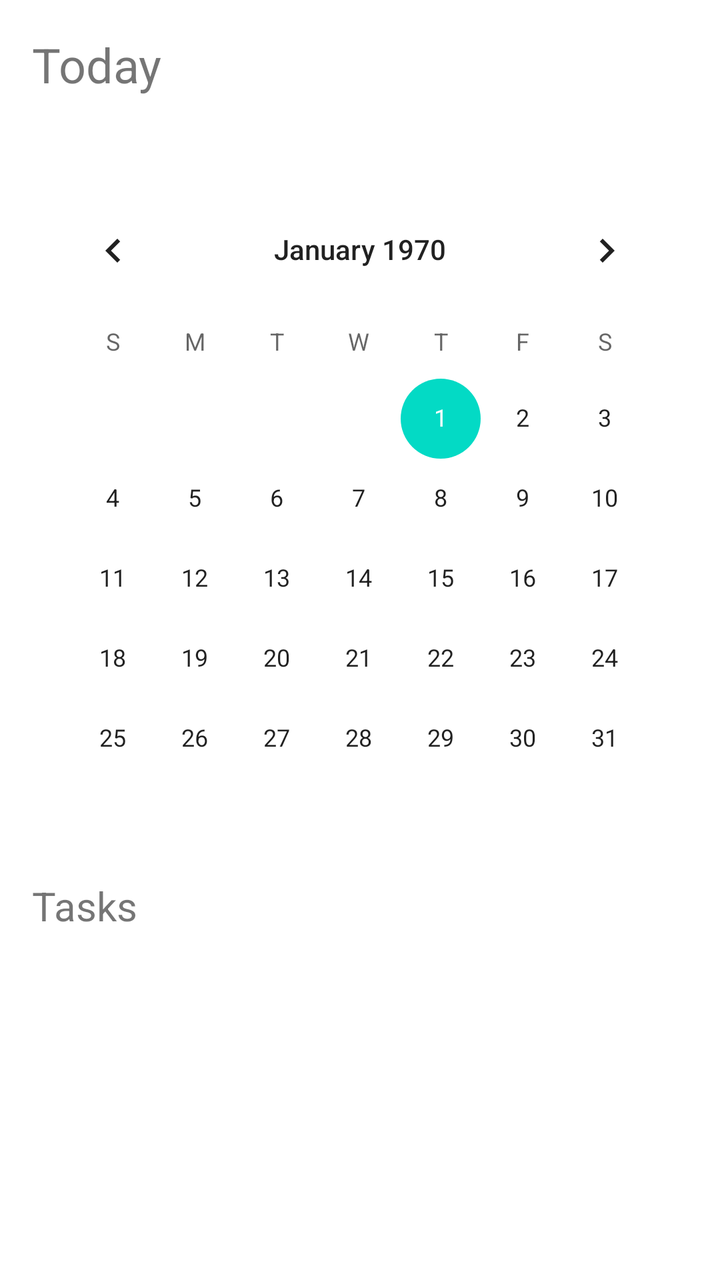
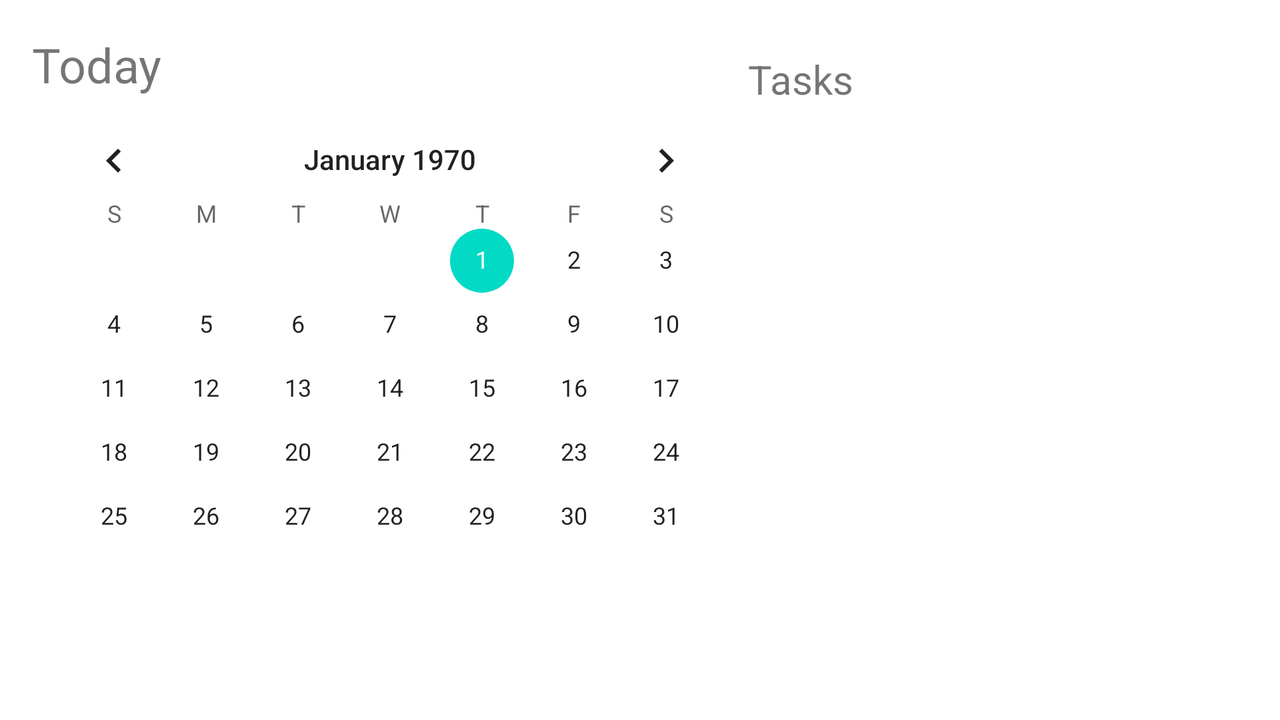

One screen, two layout resources from the same app: the default and the author's alternative for another configuration. Each is rendered where Android would select it; the XML of both is given below.
<!-- AndroidManifest.xml: application theme Theme.TaskManagerAndroid -->
<!-- res/layout/activity_main.xml -->
<?xml version="1.0" encoding="utf-8"?>
<LinearLayout xmlns:android="http://schemas.android.com/apk/res/android"
    xmlns:app="http://schemas.android.com/apk/res-auto"
    xmlns:tools="http://schemas.android.com/tools"
    android:orientation="vertical"
    android:layout_width="match_parent"
    android:layout_height="match_parent"
    android:weightSum="6"
    android:padding="16dp"
    tools:context=".MainActivity">
    <LinearLayout
        android:layout_width="wrap_content"
        android:layout_height="wrap_content"
        android:orientation="vertical"
        android:weightSum="3"
        >
        <TextView
            android:id="@+id/id_label_today"
            android:layout_width="match_parent"
            android:layout_height="0dp"
            android:layout_weight="2"
            android:text="Today"
            android:textSize="24sp" />

        <TextView
            android:id="@+id/text_date_today"
            android:layout_width="match_parent"
            android:layout_height="0dp"
            android:layout_weight="1"
            android:layout_marginTop="14dp" />
        <CalendarView
            android:id="@+id/calendarView"
            android:layout_width="wrap_content"
            android:layout_height="wrap_content"
            android:layout_marginTop="10dp"/>
    </LinearLayout>

    <LinearLayout
        android:layout_width="wrap_content"
        android:layout_height="wrap_content"
        android:orientation="vertical">
        <TextView
            android:id="@+id/id_text_label_tasks"
            android:layout_width="match_parent"
            android:layout_height="wrap_content"
            android:layout_marginTop="10dp"
            android:text="Tasks"
            android:textSize="20sp"/>
        <LinearLayout
            android:layout_width="match_parent"
            android:layout_height="match_parent"
            android:orientation="vertical"
            android:layout_weight="2"
            app:layout_constraintBottom_toBottomOf="parent"
            app:layout_constraintTop_toTopOf="parent"
            tools:layout_editor_absoluteX="146dp">

            <ListView
                android:id="@+id/taskList"
                android:layout_width="match_parent"
                android:layout_height="300dp" />

        </LinearLayout>
    </LinearLayout>


</LinearLayout>
<!-- resources referenced by this layout -->
<resources>
  <style name="Theme.TaskManagerAndroid" parent="Theme.MaterialComponents.Light">
          
          <item name="colorPrimary">@color/purple_500</item>
          <item name="colorPrimaryVariant">@color/purple_700</item>
          <item name="colorOnPrimary">@color/white</item>
          
          <item name="colorSecondary">@color/teal_200</item>
          <item name="colorSecondaryVariant">@color/teal_700</item>
          <item name="colorOnSecondary">@color/black</item>
          
          <item name="android:statusBarColor" tools:targetApi="l">?attr/colorPrimaryVariant</item>
          
      </style>
</resources>
<!-- res/layout-land/activity_main.xml (the author's variant of the layout above) -->
<!-- drawn on the phone turned sideways -->
<?xml version="1.0" encoding="utf-8"?>
<LinearLayout xmlns:android="http://schemas.android.com/apk/res/android"
    xmlns:app="http://schemas.android.com/apk/res-auto"
    xmlns:tools="http://schemas.android.com/tools"
    android:orientation="horizontal"
    android:layout_width="match_parent"
    android:layout_height="match_parent"
    android:weightSum="6"
    android:padding="16dp"
    tools:context=".MainActivity">
    <LinearLayout
        android:layout_width="wrap_content"
        android:layout_height="wrap_content"
        android:orientation="vertical"
        >
        <LinearLayout
            android:layout_width="wrap_content"
            android:layout_height="wrap_content"
            android:orientation="horizontal">
            <TextView
                android:id="@+id/id_label_today"
                android:layout_width="match_parent"
                android:layout_height="wrap_content"
                android:text="Today"
                android:textSize="24sp" />

            <TextView
                android:id="@+id/text_date_today"
                android:layout_width="match_parent"
                android:layout_height="wrap_content"
                android:textSize="24sp"
                android:layout_marginLeft="18dp"
                android:maxLength="10"/>
        </LinearLayout>
        <CalendarView
            android:id="@+id/calendarView"
            android:layout_width="wrap_content"
            android:layout_height="wrap_content"
            android:layout_marginTop="12dp"/>
    </LinearLayout>

    <LinearLayout
        android:layout_width="wrap_content"
        android:layout_height="wrap_content"
        android:orientation="vertical">
        <TextView
            android:id="@+id/id_text_label_tasks"
            android:layout_width="match_parent"
            android:layout_height="wrap_content"
            android:layout_marginTop="10dp"
            android:text="Tasks"
            android:textSize="20sp"/>
        <LinearLayout
            android:layout_width="match_parent"
            android:layout_height="match_parent"
            android:orientation="vertical"
            android:layout_weight="2"
            app:layout_constraintBottom_toBottomOf="parent"
            app:layout_constraintTop_toTopOf="parent"
            tools:layout_editor_absoluteX="146dp">

            <ListView
                android:id="@+id/taskList"
                android:layout_width="match_parent"
                android:layout_height="300dp" />

        </LinearLayout>
    </LinearLayout>


</LinearLayout>
